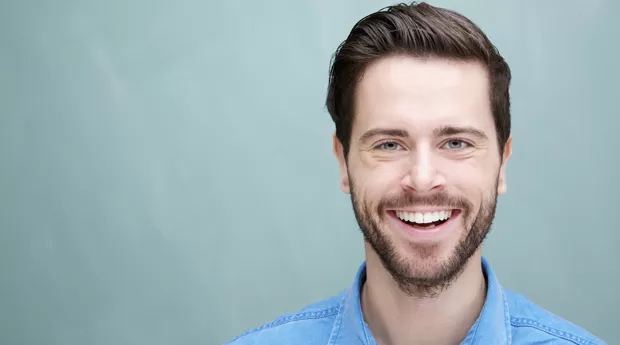
#> input picture exemplos_test/461777879.webp, 620 x 345 px
$ python test.py
#> lines starting #> are read from the running program, lines starting #| are printed output that depends on the picture; after the words box and inside, x2 and y2 are one past the last pixel; in counts of white or black regions, pixels touching at a corner belong together
### utils/convert.py
import csv
import colorsys
import numpy as np
import cv2

def ler_csv(nome_arquivo):
    base = []
    with open(nome_arquivo, 'r', newline='') as arquivo_csv:
        leitor_csv = csv.reader(arquivo_csv, delimiter=',')
        for linha in leitor_csv:
           base.append([linha[0],linha[2]])
    return base

def on_replace(base):
    lista_rgba = [cor[1].replace("rgba(", "").replace(")", "").split(",") for cor in base]

    for i in range(len(base)):
        base[i][1] = lista_rgba[i]
    return base


def convert_hsv(base):
    for i in range(len(base)):
        r, g, b, a = base[i][1]
        r = float(r)
        g = float(g)
        b = float(b)
        a = float(a)
        r /= 255.0
        g /= 255.0
        b /= 255.0
        h, s, v = colorsys.rgb_to_hsv(r, g, b)

        h *= 360.0
        s *= 100.0
        v = 100.0
        base[i][1] = [h,s,v]

    return base

# [46 lines left out: functions distancia_eucliana, float_rgb, encontrar_cor_proxima, select_base, not called in this run]


arr = ler_csv("Maquiagem_sheets.csv")
#> (reads Maquiagem_sheets.csv from the repository)
arr = on_replace(arr)
arr = convert_hsv(arr)
print(arr)

### face/face_detect.py
import cv2 as cv
from pathlib import Path
import os
from random import randint
import numpy as np
import sys


class Face_Detect:
    def __init__(self,in_path,user=f'{randint(0,sys.maxsize)}',cascade_classifier="modelos/haarcascade_frontalface_default.xml",out_path="img_cortadas"):
#> called with in_path = 'exemplos_test/461777879.webp', user = '7106521602475165645', out_path = 'img_cortadas'
        self.__in_path = in_path
        self.out_path = out_path
        self.id = user
        self.img = cv.imread(self.__in_path)
#> self.img is the input picture: shape (345, 620, 3); mean B, G, R 176.1, 173.1, 156.4
        self.cascade_classifier = cv.CascadeClassifier(cascade_classifier)

        if not os.path.exists(out_path):
            os.makedirs(out_path)

    def detect(self):
        gray = cv.cvtColor(self.img,cv.COLOR_BGR2GRAY)
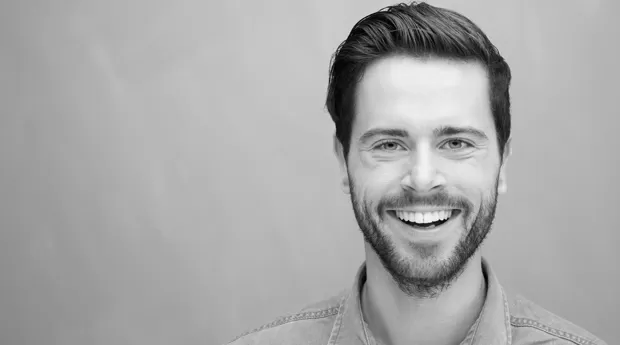
#> gray: shape (345, 620); min 0, max 250, mean 168.4
        faces = self.cascade_classifier.detectMultiScale(gray, scaleFactor=1.1, minNeighbors=5, minSize=(30, 30))
#> faces = [[325, 68, 196, 196]]

        for (x, y, w, h) in faces:
            roi_color = self.img[y:y+h, x:x+w]
            filename = f'{self.id}.jpg'
            path = os.path.join(self.out_path,filename)
            cv.imwrite(path, roi_color)
#> this loop made 1 pass
#> (x, y, w, h, filename) on pass 1: (325, 68, 196, 196, '7106521602475165645.jpg')
#> pass 1, in detect, `roi_color = self.img[y:y+h, x:x+w]`:
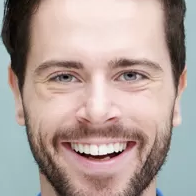
#> roi_color: shape (196, 196, 3); mean B, G, R 154.7, 160.5, 178
        return path


    def clear():
        pass

### face/face_skin_select.py
import numpy as np
import cv2 as cv
import colorsys
from random import randint
import sys
import os

class Face_Skin_Select_Color:
    LOWER_SKIN = np.array([0, 40, 30], dtype=np.uint8)
    UPPER_SKIN = np.array([20, 255, 255], dtype=np.uint8)

    def __init__(self, origin_path):
        self.origin_path = origin_path
        self.image = None
        self.out_path = "img_detect"
        self.path = None
        try:
            self.image = cv.imread(self.origin_path)
            self.image_hsv = cv.cvtColor(self.image, cv.COLOR_BGR2HSV)
        except Exception as e:
            print(e)
        if not os.path.exists(self.out_path):
            os.makedirs(self.out_path)
        skin_mask = cv.inRange(self.image_hsv, Face_Skin_Select_Color.LOWER_SKIN, Face_Skin_Select_Color.UPPER_SKIN)
        self.skin_image = cv.bitwise_and(self.image, self.image, mask=skin_mask)

    def select(self):
        bbox = cv.selectROI(self.skin_image)
        regiao = self.skin_image[int(bbox[1]):int(bbox[1]+bbox[3]), int(bbox[0]):int(bbox[0]+bbox[2])]
        self.skin_image = regiao
        filename = f'{(randint(0,sys.maxsize))}.jpg'
        self.path = os.path.join(self.out_path,filename)
        cv.imwrite(self.path,self.skin_image)
        cv.imshow('Região Extraída', regiao)
        cv.waitKey(0)
        cv.destroyAllWindows()

    # [26 lines left out: function count_color, not called in this run]


### test.py
from face.face_detect import Face_Detect
from face.face_skin_color import Face_Skin_Color
from face.face_skin_select import Face_Skin_Select_Color
from utils.convert import distancia_eucliana

F = Face_Detect("exemplos_test/461777879.webp")
path = F.detect()
#> path = 'img_cortadas/7106521602475165645.jpg'
print(path)
#| img_cortadas/7106521602475165645.jpg

A = Face_Skin_Select_Color(path)
#> in __init__, `self.image_hsv = cv.cvtColor(self.image, cv.COLOR_BGR2HSV)`: self.image_hsv: shape (196, 196, 3); mean H, S, V 29.3, 53.6, 183.4
#> in __init__, `skin_mask = cv.inRange(self.image_hsv, Face_Skin_Select_Color.LOWER_SK..`:
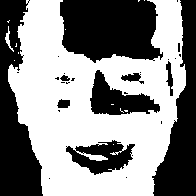
#> skin_mask: shape (196, 196); 54.2% white; 28 black regions (19 under 20 px), largest, box (x1, y1, x2, y2) and area: (60, 0, 163, 63) 5294, (0, 0, 43, 196) 4771, (152, 0, 196, 196) 4232
#> in __init__, `self.skin_image = cv.bitwise_and(self.image, self.image, mask=skin_mask)`:
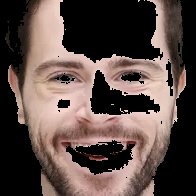
#> self.skin_image: shape (196, 196, 3); mean B, G, R 69.9, 75, 91.5
#> (the run stopped early here; a loop or call above may not have finished)
